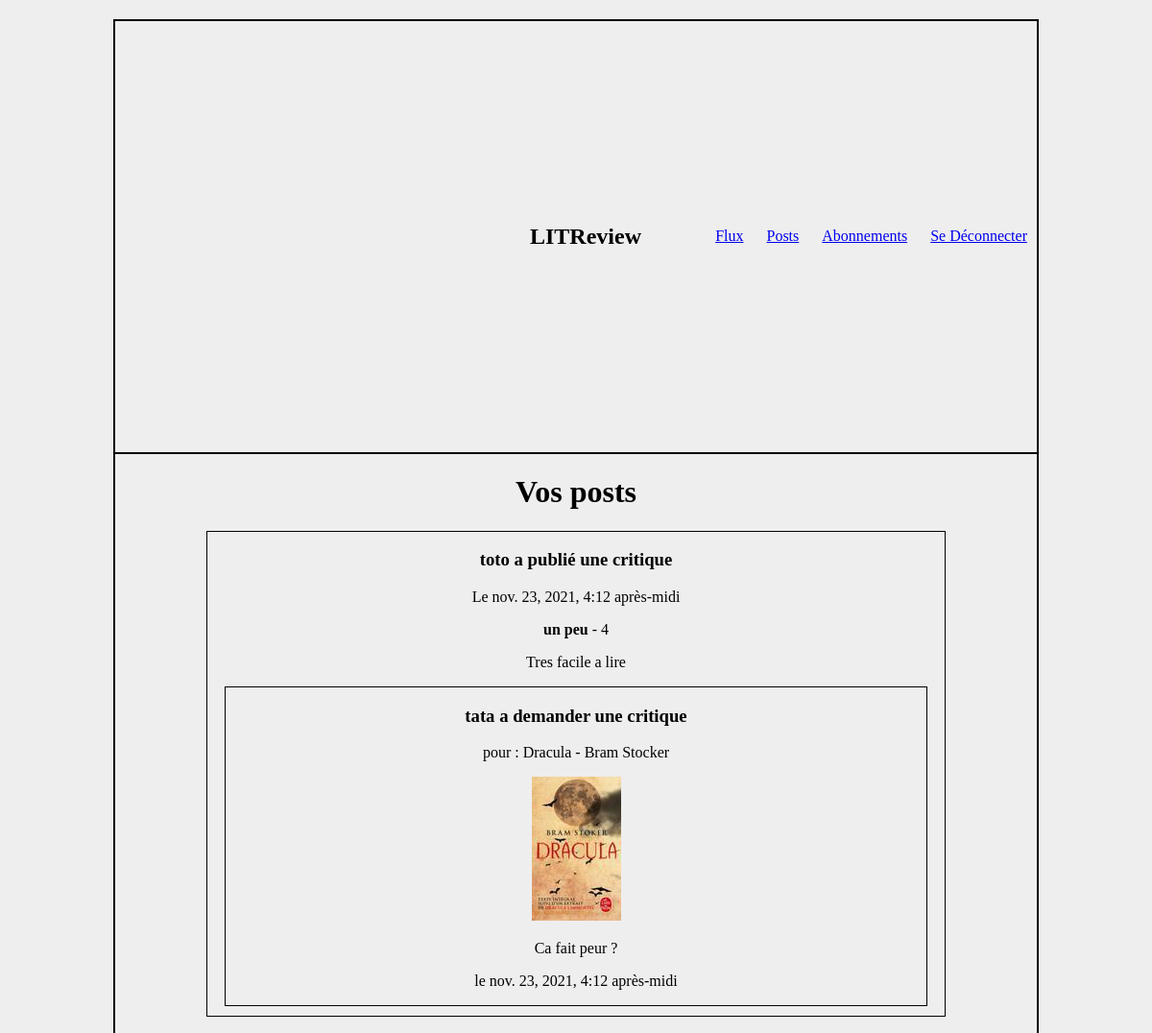
The page /posts/ (signed in, upper part) on the database as committed earlier.
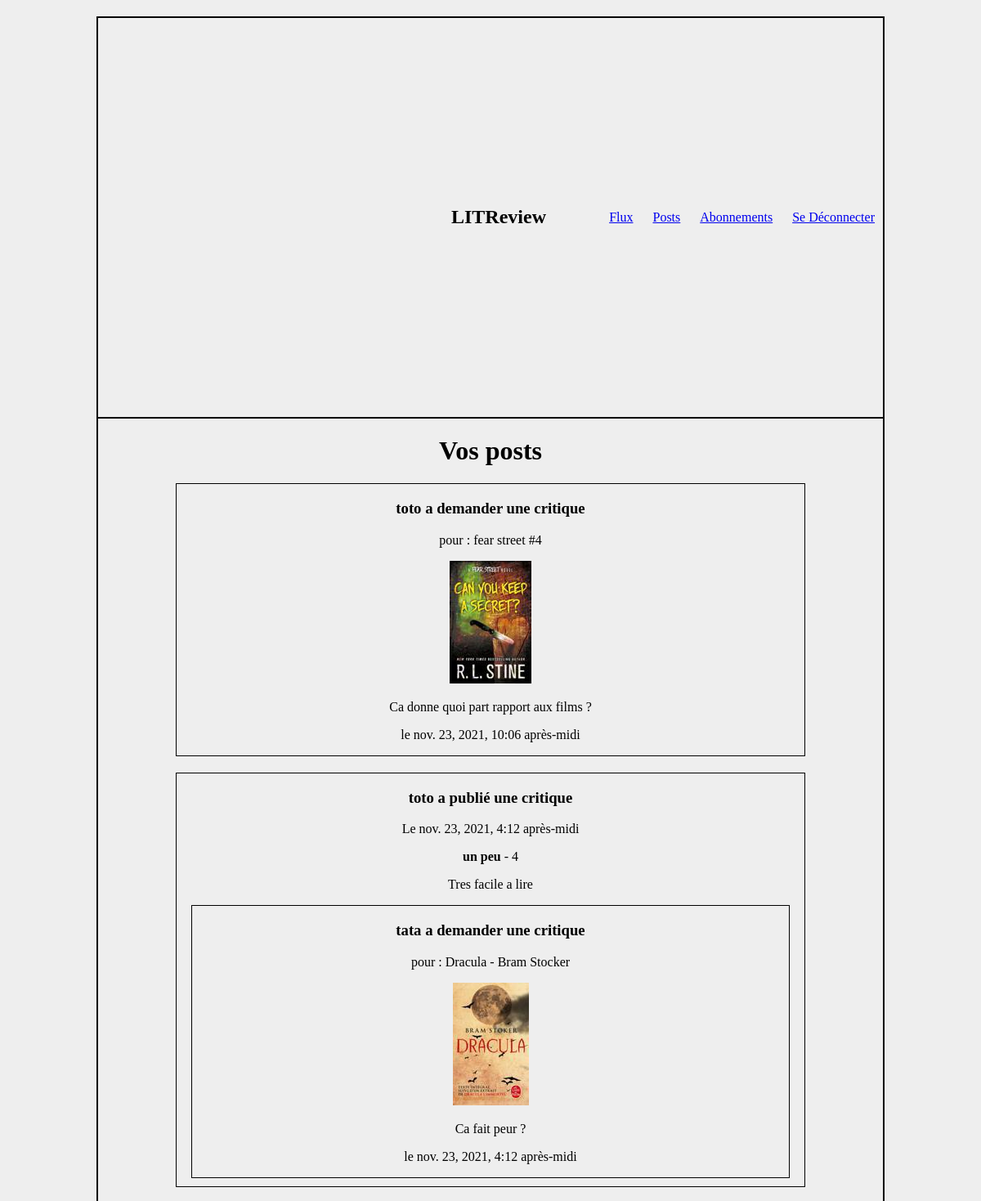
The same page on the database as committed later.
### review/models.py (models this page shows, shortened)
class Review(models.Model):
    ticket = models.ForeignKey(to=Ticket, on_delete=models.CASCADE)
    rating = models.PositiveSmallIntegerField(
        validators=[MinValueValidator(0), MaxValueValidator(5)])
    user = models.ForeignKey(to=settings.AUTH_USER_MODEL,
                             on_delete=models.CASCADE)
    headline = models.CharField(max_length=128)
    body = models.TextField(max_length=8192, blank=True)
    time_created = models.DateTimeField(auto_now_add=True)

class Ticket(models.Model):
    title = models.CharField(max_length=128)
    description = models.TextField(max_length=2048, blank=True)
    user = models.ForeignKey(to=settings.AUTH_USER_MODEL,
                             on_delete=models.CASCADE)
    image = models.ImageField(null=True, blank=True)
    time_created = models.DateTimeField(auto_now_add=True)
    reviewed = models.BooleanField(default=False)
    IMAGE_MAX_SIZE = (150, 150)

### review/views.py (the view)
# urls.py: path('posts/', review.views.posts, name='posts'),
@login_required
def posts(request):
    tickets = models.Ticket.objects.filter(user=request.user)
    reviews = models.Review.objects.filter(user=request.user)
    tickets_and_reviews = sorted(chain(tickets, reviews),
                                 key=lambda element: element.time_created,
                                 reverse=True)
    context = {'instances': tickets_and_reviews}
    return render(request, 'review/posts.html', context)

### review/templatetags/extras.py (called while the page is built)
@register.filter
def model_type(instance):
    return type(instance).__name__

### review/templates/review/posts.html
{% extends 'base.html' %}
{% load extras %}
{% block content %}
<h1>Vos posts</h1>
{% for instance in instances %}
    {% if instance|model_type == 'Ticket' %}
    <div class="ticket">
        {% include 'review/partials/ticket_snippet.html' with ticket=instance %}
    </div>
    {% endif %}
    {% if instance|model_type == 'Review' %}
    <div class="review">
        {% include 'review/partials/review_snippet.html' with review=instance %}
    </div>
    {% endif %}
{% endfor %}
{% endblock %}

### review/templates/review/partials/ticket_snippet.html (shortened to what this page needs)
 <h3>{{ ticket.user }} a demander une critique</h3>
<p>pour : {{ ticket.title }}</p>
<img alt="rien" src="{{ ticket.image.url }}">
<p>{{ ticket.description }}</p>
<p>le {{ ticket.time_created }}</p>

### review/templates/review/partials/review_snippet.html
<h3>{{ review.user}} a publié une critique</h3>
<p>Le {{ review.time_created }}</p>
<div class="rating">
    <p><strong>{{ review.headline }}</strong> - {{ review.rating }}</p>
</div>
<p>{{ review.body }}</p>
<div class="ticket_inside">
    {% include 'review/partials/ticket_snippet.html' with  ticket=review.ticket%}
</div>

Rows that differ between the two databases and show on the page:
added Ticket: user "toto", title "fear street #4", image (picture), description "Ca donne quoi part rapport aux films ?", time_created "nov. 23, 2021, 10:06 après-midi"
